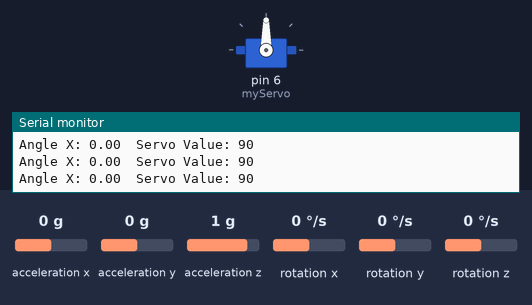
A sketch run on a simulated Arduino Uno, built with avr-gcc and run on an emulated ATmega328P. Parts: servo, the last lines printed to the serial monitor. The inputs (shaded band) are chosen by the test bench; at power-on: acceleration y 0 g, acceleration x 0 g, acceleration z 1 g, rotation x 0 °/s, rotation y 0 °/s, rotation z 0 °/s.

Above: at 3.3 s.
3.4 s: acceleration y set to -1.4 g
At 3.7 s:
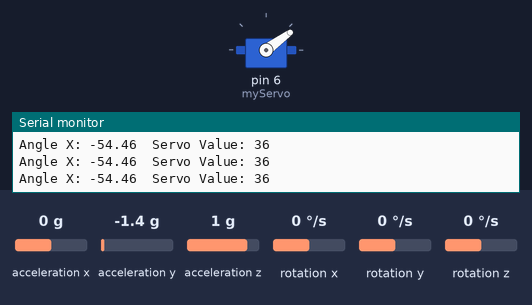
4.9 s: acceleration x set to -1.4 g
At 6.0 s:
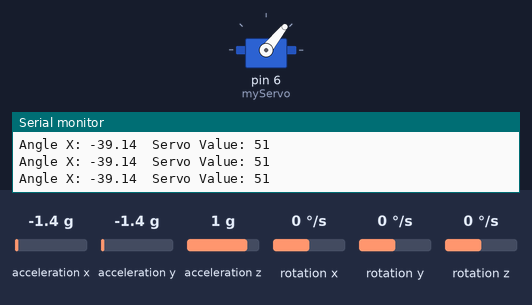
6.4 s: acceleration y set to -0.8 g
At 7.2 s:
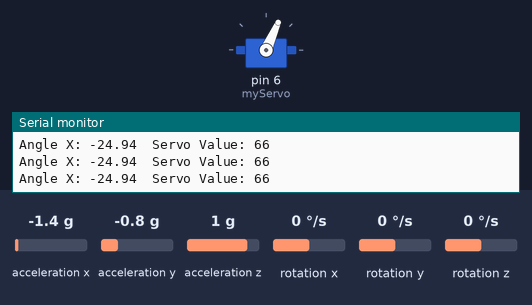
7.9 s: acceleration y set to 0.8 g
At 8.3 s:
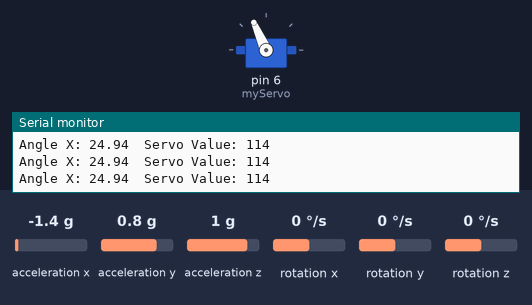
9.4 s: acceleration x set to -0.8 g
At 10.6 s:
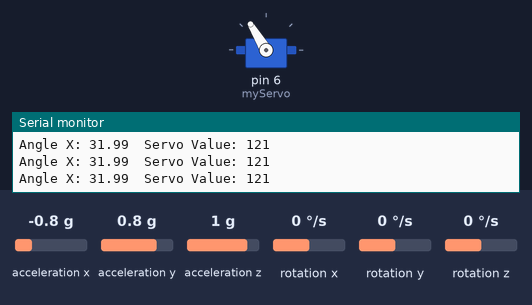
10.9 s: acceleration x set to 1.4 g
At 11.8 s:
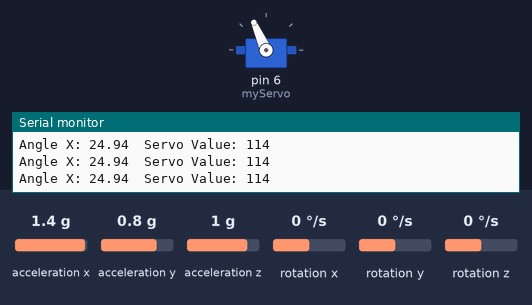
Timing chart, 0 to 13.4 s (numbered marks = the images above; inputs shaded):
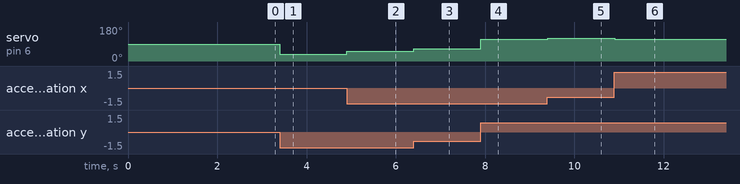

Measured:
- after the input at 3.4 s, servo on pin 6 (myServo): 90° → 36° at once
- after the input at 4.9 s, servo on pin 6 (myServo): 36° → 51° at once
- after the input at 6.4 s, servo on pin 6 (myServo): 51° → 66° at once
- after the input at 7.9 s, servo on pin 6 (myServo): 66° → 114° at once
- after the input at 9.4 s, servo on pin 6 (myServo): 114° → 121° at once
- after the input at 10.9 s, servo on pin 6 (myServo): 121° → 114° at once

The sketch:

Code.ino
```cpp
#include <Wire.h>
#include <Servo.h>
#include <MPU6050_light.h>

Servo myServo;
MPU6050 mpu(Wire);

unsigned long timer = 0;

void setup() {
  Serial.begin(9600);
  delay(100);
  Wire.begin();

  myServo.attach(6);

  // 1. Initialize MPU
  byte status = mpu.begin();
  Serial.print("MPU6050 status: ");
  Serial.println(status);

  // 2. Calibration
  Serial.println("Calibrating... Keep sensor still!");
  delay(1000);
  mpu.calcOffsets(); // Auto-calculates offsets for Gyro and Accel
  Serial.println("Calibration done!");
}

void loop() {
  // 3. Update the MPU data (Must be called frequently)
  mpu.update();

  // 4. Get the angle
  // getAngleX returns values roughly b/w -90 and +90 when tilted
  float angleX = mpu.getAngleX();

  // 5. Map the angle to Servo values (0 to 180)
  //We assume -90 deg tilt = 0 servo, 0 deg tilt = 90 servo, +90 deg tilt = 180 servo
  int servoVal = map((int)angleX, -90, 90, 0, 180);

  servoVal = constrain(servoVal, 0, 180);

  myServo.write(servoVal);

  if((millis() - timer) > 100) {
    Serial.print("Angle X: ");
    Serial.print(angleX);
    Serial.print("\tServo Value: ");
    Serial.println(servoVal);
    timer = millis();
  }
}
```
